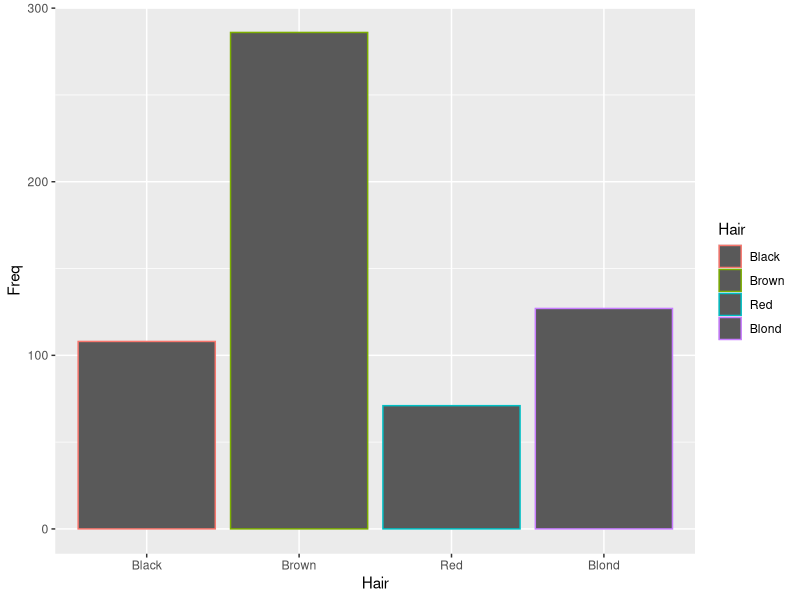
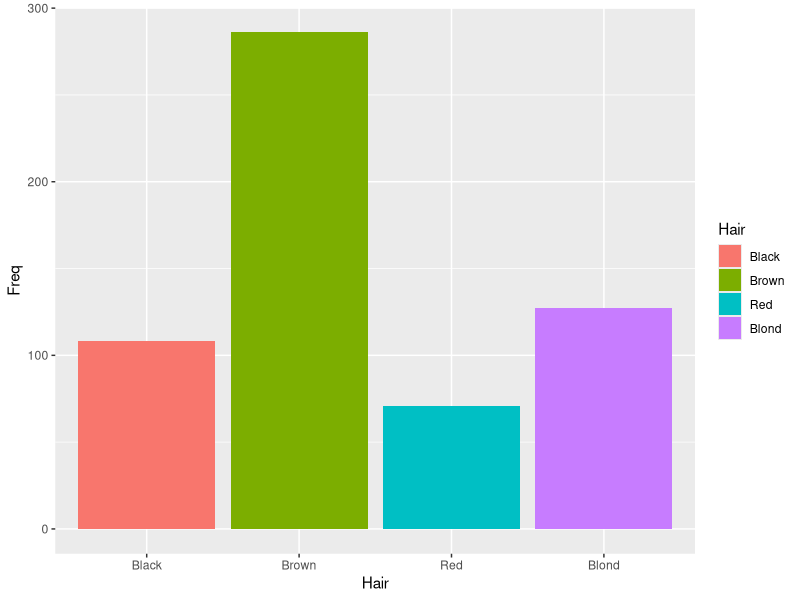
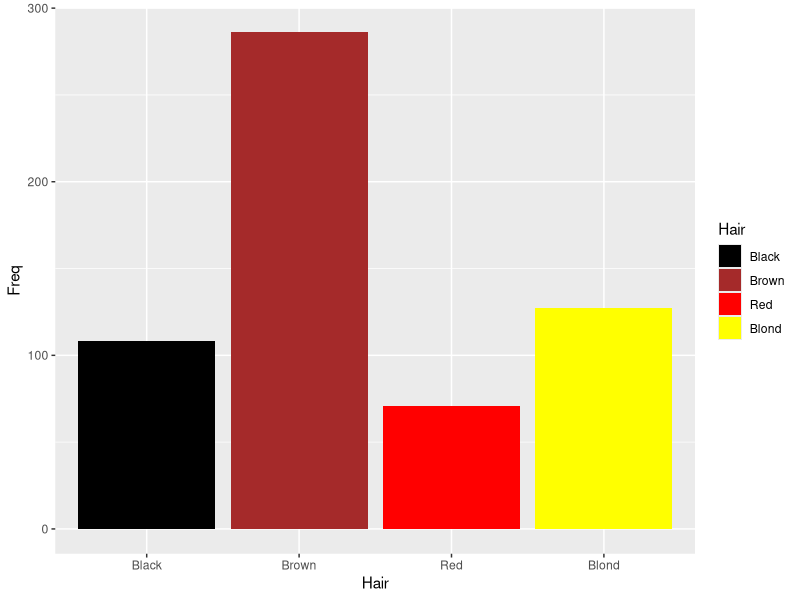
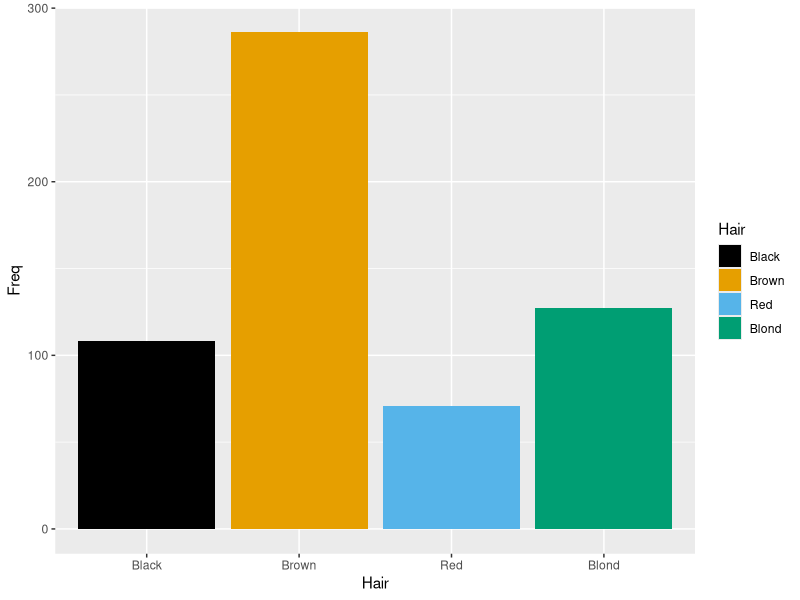
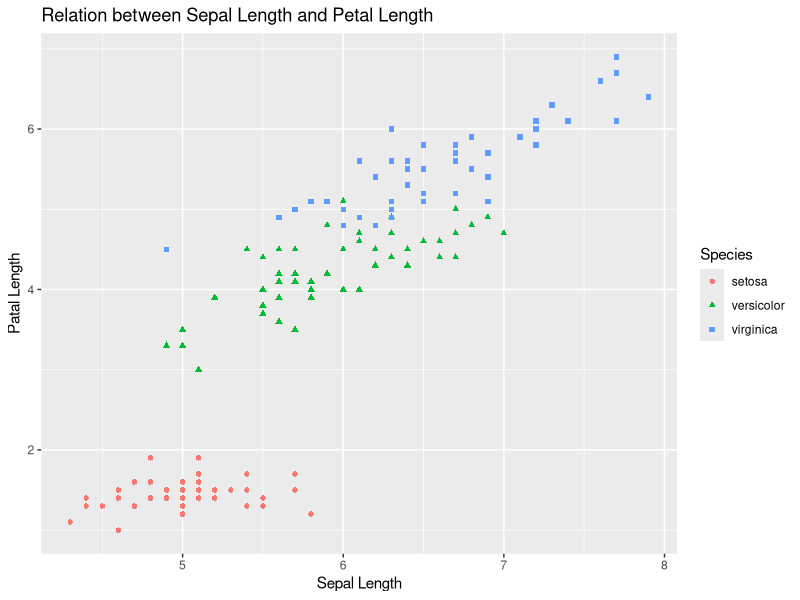
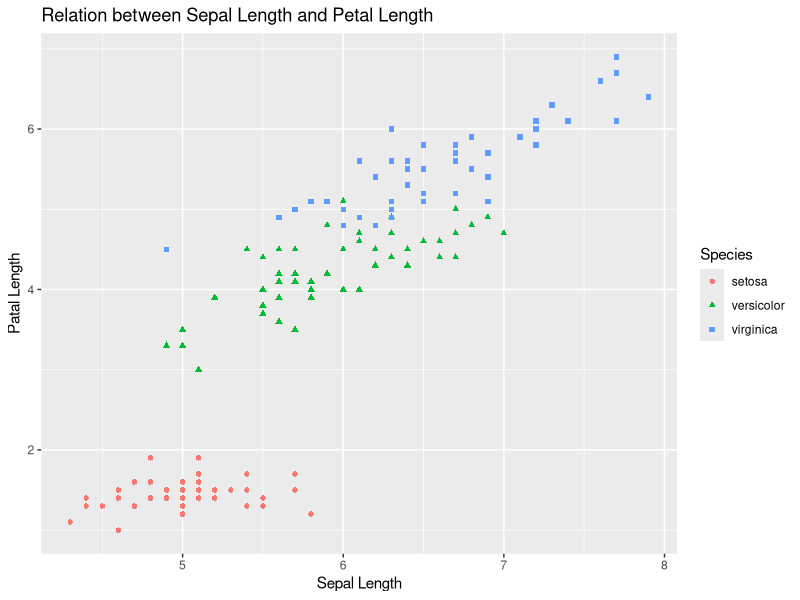

Source code (R) for these figures, in order:
## ---- chunk 1
#| echo: false
#| message: false
#| warning: false

library(tidyverse)
library(knitr)
library(RColorBrewer)
## ---- chunk 2
data(HairEyeColor)
#HairEyeColor[,,1] #Male
#HairEyeColor[,,2] #Female

newdata_male = as.data.frame(HairEyeColor[,,1]) 
newdata_female = as.data.frame(HairEyeColor[,,2]) 
newdata = rbind(newdata_male, newdata_female)
newdata = newdata %>% 
  mutate(Gender = rep(c("Male", "Female"), each  = 16))

hairData = newdata %>% 
  group_by(Hair) %>%
  summarise(Freq = sum(Freq))

hairData
## ---- chunk 3
hairData %>% 
  ggplot(aes(x=Hair, y=Freq)) + 
  geom_col(aes(color = Hair)) #<<
## ---- chunk 4
hairData %>% 
  ggplot(aes(x=Hair, y=Freq)) +  
  geom_col(aes(fill = Hair)) #<<
## ---- chunk 5

ggplot(hairData, aes(x = Hair, y = Freq)) + 
  geom_col(aes(fill = Hair)) +
  scale_fill_manual(breaks = c("Black", "Brown", "Red", "Blond"), #<<
                    values=c("black", "brown", "red", "yellow")) #<<
## ---- chunk 6
cbPalette <- c("#000000","#E69F00","#56B4E9","#009E73","#F0E442")

ggplot(hairData, aes(x = Hair, y = Freq)) + 
  geom_col(aes(fill = Hair)) +
  scale_fill_manual(values=cbPalette)
## ---- chunk 7

## ---- chunk 8


## ---- chunk 9


## ---- chunk 10


## ---- chunk 11


## ---- chunk 12
#| fig-align: center

ggplot(iris, aes(x=Sepal.Length, y=Petal.Length, group=Species)) + 
  geom_point(aes(color = Species, shape = Species)) + 
  xlab("Sepal Length") + 
  ylab("Patal Length") +
  ggtitle("Relation between Sepal Length and Petal Length") #<<
## ---- chunk 13
#| label: fig-fig1
#| fig-cap: "Scatter plot between Iris sepal length and Iris petal length. Different species are indicated by different color and shapes. In general, the length of the sepal and petal for Iris have a strong positive linear relationship."

ggplot(iris, aes(x=Sepal.Length, y=Petal.Length, group=Species)) + 
  geom_point(aes(color = Species, shape = Species)) + 
  xlab("Sepal Length") + 
  ylab("Patal Length") +
  ggtitle("Relation between Sepal Length and Petal Length") #<<
